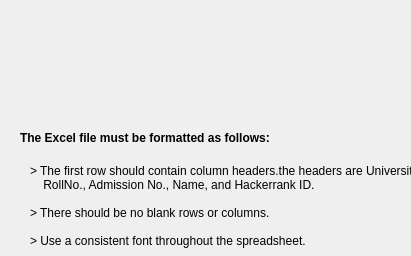
<?xml version="1.0" encoding="UTF-8"?>
<ui version="4.0">
 <class>Form</class>
 <widget class="QWidget" name="Form">
  <property name="geometry">
   <rect>
    <x>0</x>
    <y>0</y>
    <width>411</width>
    <height>256</height>
   </rect>
  </property>
  <property name="windowTitle">
   <string>Form</string>
  </property>
  <widget class="QLabel" name="label">
   <property name="geometry">
    <rect>
     <x>0</x>
     <y>0</y>
     <width>411</width>
     <height>111</height>
    </rect>
   </property>
   <property name="text">
    <string/>
   </property>
   <property name="pixmap">
    <pixmap>image/file format.JPG</pixmap>
   </property>
   <property name="scaledContents">
    <bool>true</bool>
   </property>
  </widget>
  <widget class="QLabel" name="label_2">
   <property name="geometry">
    <rect>
     <x>30</x>
     <y>150</y>
     <width>381</width>
     <height>111</height>
    </rect>
   </property>
   <property name="font">
    <font>
     <weight>50</weight>
     <bold>false</bold>
    </font>
   </property>
   <property name="text">
    <string>&gt; The first row should contain column headers.the headers are University 
    RollNo., Admission No., Name, and Hackerrank ID.

&gt; There should be no blank rows or columns.

&gt; Use a consistent font throughout the spreadsheet.</string>
   </property>
  </widget>
  <widget class="QLabel" name="label_3">
   <property name="geometry">
    <rect>
     <x>20</x>
     <y>130</y>
     <width>251</width>
     <height>16</height>
    </rect>
   </property>
   <property name="font">
    <font>
     <weight>75</weight>
     <bold>true</bold>
    </font>
   </property>
   <property name="text">
    <string>The Excel file must be formatted as follows:</string>
   </property>
  </widget>
 </widget>
 <resources/>
 <connections/>
</ui>
